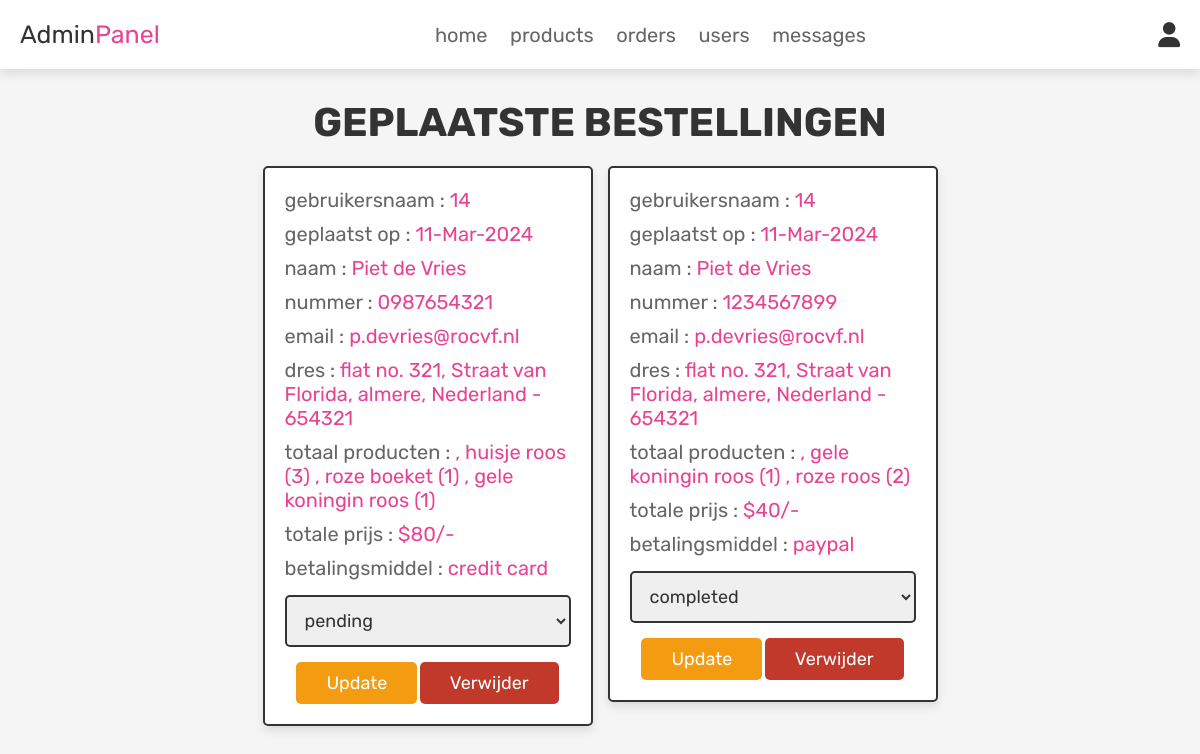
/admin_orders.php (signed in), run on the app's committed database.
### tables this page shows
CREATE TABLE `orders` (
  `id` int(100) NOT NULL,
  `user_id` int(100) NOT NULL,
  `name` varchar(100) NOT NULL,
  `number` varchar(12) NOT NULL,
  `email` varchar(100) NOT NULL,
  `method` varchar(50) NOT NULL,
  `address` varchar(500) NOT NULL,
  `total_products` varchar(1000) NOT NULL,
  `total_price` int(100) NOT NULL,
  `placed_on` varchar(50) NOT NULL,
  `payment_status` varchar(20) NOT NULL DEFAULT 'pending'
);

### admin_orders.php (the view, shortened to what this page needs)
<?php
@include 'config.php';
?>
<!DOCTYPE html>
<html lang="en">
<head>
   <link rel="stylesheet" href="https://cdnjs.cloudflare.com/ajax/libs/font-awesome/6.0.0/css/all.min.css">
   <link rel="stylesheet" href="css/admin_style.css">
</head>
<body>
<?php @include 'admin_header.php'; ?>
<section class="placed-orders">
   <h1 class="title">geplaatste bestellingen</h1>
   <div class="box-container">
      <?php
      $select_orders = mysqli_query($conn, "SELECT * FROM `orders`") or die('query failed');
      if(mysqli_num_rows($select_orders) > 0){
         while($fetch_orders = mysqli_fetch_assoc($select_orders)){
      ?>
      <div class="box">
         <p> gebruikersnaam : <span><?php echo $fetch_orders['user_id']; ?></span> </p>
         <p> geplaatst op : <span><?php echo $fetch_orders['placed_on']; ?></span> </p>
         <p> naam : <span><?php echo $fetch_orders['name']; ?></span> </p>
         <p> nummer : <span><?php echo $fetch_orders['number']; ?></span> </p>
         <p> email : <span><?php echo $fetch_orders['email']; ?></span> </p>
         <p> dres : <span><?php echo $fetch_orders['address']; ?></span> </p>
         <p> totaal producten : <span><?php echo $fetch_orders['total_products']; ?></span> </p>
         <p> totale prijs : <span>$<?php echo $fetch_orders['total_price']; ?>/-</span> </p>
         <p> betalingsmiddel : <span><?php echo $fetch_orders['method']; ?></span> </p>
         <form action="" method="post">
            <select name="update_payment">
            <option disabled selected><?php echo $fetch_orders['payment_status']; ?></option>
            </select>
            <input type="submit" name="update_order" value="update" class="option-btn">
            <a href="admin_orders.php?delete=<?php echo $fetch_orders['id']; ?>" class="delete-btn" onclick="return confirm('deze bestelling verwijderen?');">verwijder</a>
         </form>
      </div>
      <?php
         }
      }else{
         echo '<p class="empty">nog geen bestellingen geplaatst!</p>';
      }
      ?>
   </div>
</section>
</body>
</html>

### css/admin_style.css (style rules this page uses)
:root { --pink:#e84393; --red:#c0392b; --orange:#f39c12; --black:#333; --white:#fff; --light-color:#666; --light-white:#ccc; --light-bg:#f5f5f5; --border:.2rem solid var(--black); --box-shadow:0 .5rem 1rem rgba(0,0,0,.1); }
* { font-family: 'Rubik', sans-serif; margin:0; padding:0; box-sizing: border-box; outline: none; border:none; text-decoration: none; transition:all .2s linear; }
html { font-size: 62.5%; overflow-x: hidden; scroll-behavior: smooth; scroll-padding-top: 6.5rem; }
body { background: var(--light-bg); }
section { padding:3rem 2rem; }
.title { text-align: center; margin-bottom: 2rem; color:var(--black); text-transform: uppercase; font-size: 4rem; }
.btn, .delete-btn, .option-btn { display: inline-block; border-radius: .5rem; margin-top: 1rem; font-size: 1.8rem; color:var(--white); cursor: pointer; padding:1rem 3rem; text-transform: capitalize; }
.delete-btn { background-color: var(--red); }
.option-btn { background-color: var(--orange); }
.placed-orders .box-container { display: grid; grid-template-columns: repeat(auto-fit, 33rem); gap:1.5rem; align-items: flex-start; max-width: 1200px; margin: 0 auto; justify-content: center; }
.placed-orders .box-container .box { padding:2rem; border:var(--border); background-color: var(--white); box-shadow: var(--box-shadow); border-radius: .5rem; }
.placed-orders .box-container .box p { margin-bottom: 1rem; font-size: 2rem; color:var(--light-color); }
.placed-orders .box-container .box p span { color:var(--pink); }
.placed-orders .box-container .box form { margin-top: 1rem; text-align: center; }
.placed-orders .box-container .box form select { width: 100%; border:var(--border); padding:1.2rem 1.4rem; font-size: 1.8rem; color:var(--black); border:var(--border); border-radius: .5rem; margin:.5rem 0; }

### data on the page
orders: user "14", placed_on "11-Mar-2024", name "Piet de Vries", number "0987654321", email "p.devries@rocvf.nl", address "flat no. 321, Straat van Florida, almere, Nederland - 654321", total_products ", huisje roos (3) , roze boeket (1) , gele koningin roos (1)", total_price "80", method "credit card", update_payment "pending"
orders: user "14", placed_on "11-Mar-2024", name "Piet de Vries", number "1234567899", email "p.devries@rocvf.nl", address "flat no. 321, Straat van Florida, almere, Nederland - 654321", total_products ", gele koningin roos (1) , roze roos (2)", total_price "40", method "paypal", update_payment "completed"
